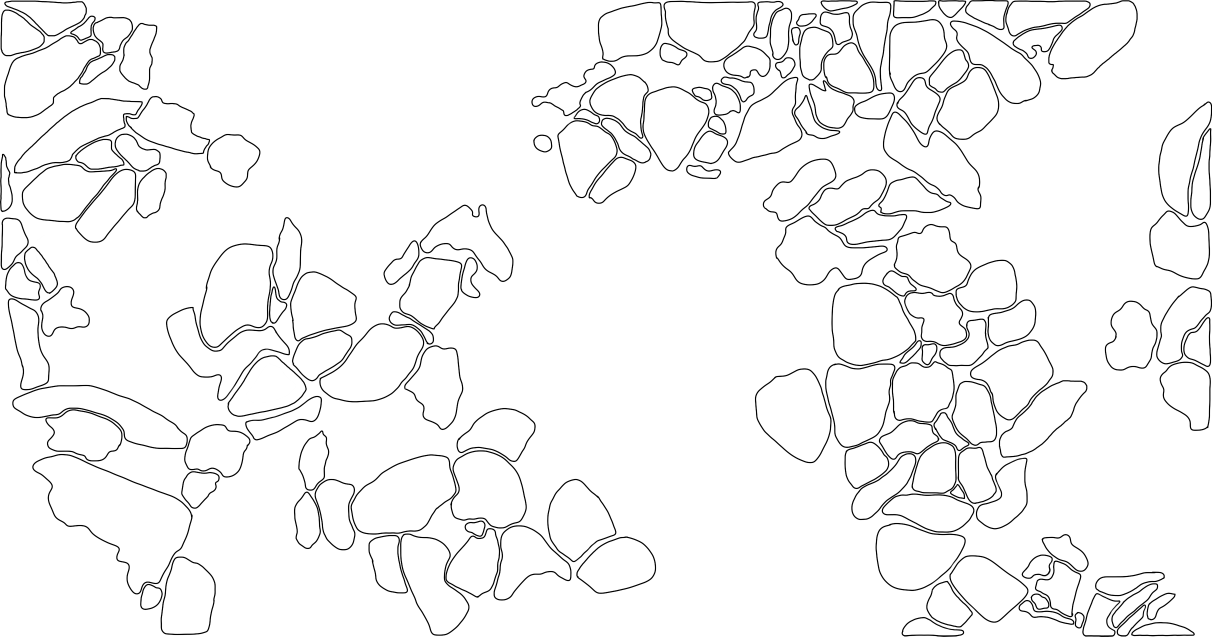
#> input picture 8_SARAH_HAROUMI_contours_3.png, 3636 x 1910 px, found by its file name (shown at 1/3 size)
$ jupyter execute --allow-errors Code_Portrait_salivaire.ipynb   (shell and % lines are left out)
#> lines starting #> are read from the running program, lines starting #| are printed output that depends on the picture; after the words box and inside, x2 and y2 are one past the last pixel; in counts of white or black regions, pixels touching at a corner belong together
# 🎼 **Bio-Data Music Portrait – Translating saliva into Music** 🎶

🔬 **A data-driven approach to composing music from biological signals**

This notebook explores how saliva-related biomarkers data can be transformed into musical elements through structured analysis. The project aims to create a **data-driven musical portrait** by mapping biological variations to pitch, rhythm, and dynamics.

## **✨ What does this notebook do?**
✅ **Processes biological (saliva) data** to extract meaningful patterns
✅ **Maps numerical values to musical parameters** (pitch, duration, intensity)
✅ **Creates musical scores based on biometrics**
✅ **Exports compositions in MusicXML & MIDI formats** for further arrangement
✅ **Visualizes patterns in biological data and their correlation with musical structure**  🎶

## 📚 Importing libraries
This section loads the necessary Python libraries for data analysis, visualization, and music generation.

[cell 1]
from google.colab import drive
drive.mount('/content/drive')

## 👩‍🔬 Identifying Cell contours in the image
We extract and analyze the contours of the image to generate musical patterns.

[cell 2]
import cv2
import numpy as np
import matplotlib.pyplot as plt
from skimage import io
import random
from google.colab.patches import cv2_imshow

contour_image_path = '/content/drive/MyDrive/Portrait_salivaire/8_SARAH_HAROUMI_contours_3.png'

contour_image = io.imread(contour_image_path)
#> contour_image is the input picture: shape (1910, 3636, 4); mean R, G, B, A 244.9, 244.9, 244.9, 255

gray_contour_image = cv2.cvtColor(contour_image, cv2.COLOR_RGB2GRAY)

_, binary_image = cv2.threshold(gray_contour_image, 127, 255, cv2.THRESH_BINARY_INV)
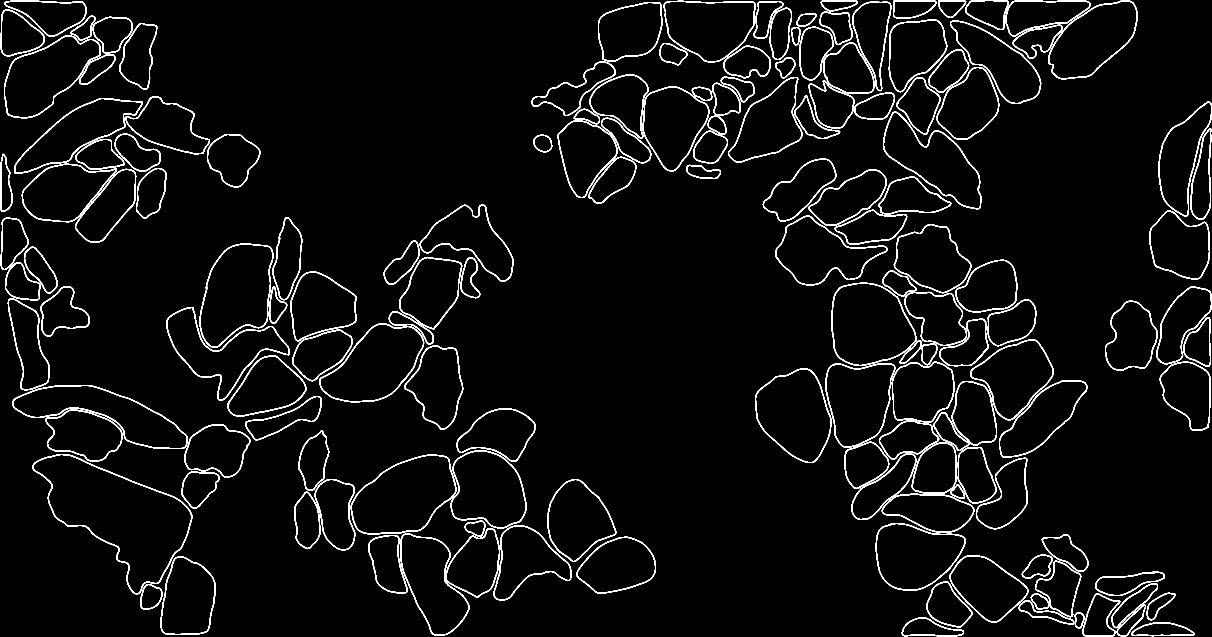
#> binary_image: shape (1910, 3636) (shown at 1/3 size); 3.9% white; 151 white regions

contours, _ = cv2.findContours(binary_image, cv2.RETR_EXTERNAL, cv2.CHAIN_APPROX_SIMPLE)
#> contours = 151 contours; largest, box (x1, y1, x2, y2) and area: (97, 1362, 578, 1783) 97274, (1052, 1363, 1370, 1604) 53100, (598, 730, 820, 1044) 49760, (2494, 848, 2749, 1098) 49282, (958, 970, 1273, 1207) 46306

image_with_contours = np.zeros_like(contour_image)

for contour in contours:
    color = [random.randint(0, 255) for _ in range(3)]
    cv2.drawContours(image_with_contours, [contour], -1, color, -1)
#> this loop made 151 passes
#> color on passes 1 to 3: [197, 215, 20], [132, 248, 207], [155, 244, 183]

output_image_path = '/content/drive/MyDrive/Portrait_salivaire/8_SARAH_HAROUMI_colored_contours_5.png'
cv2.imwrite(output_image_path, cv2.cvtColor(image_with_contours, cv2.COLOR_RGB2BGR))
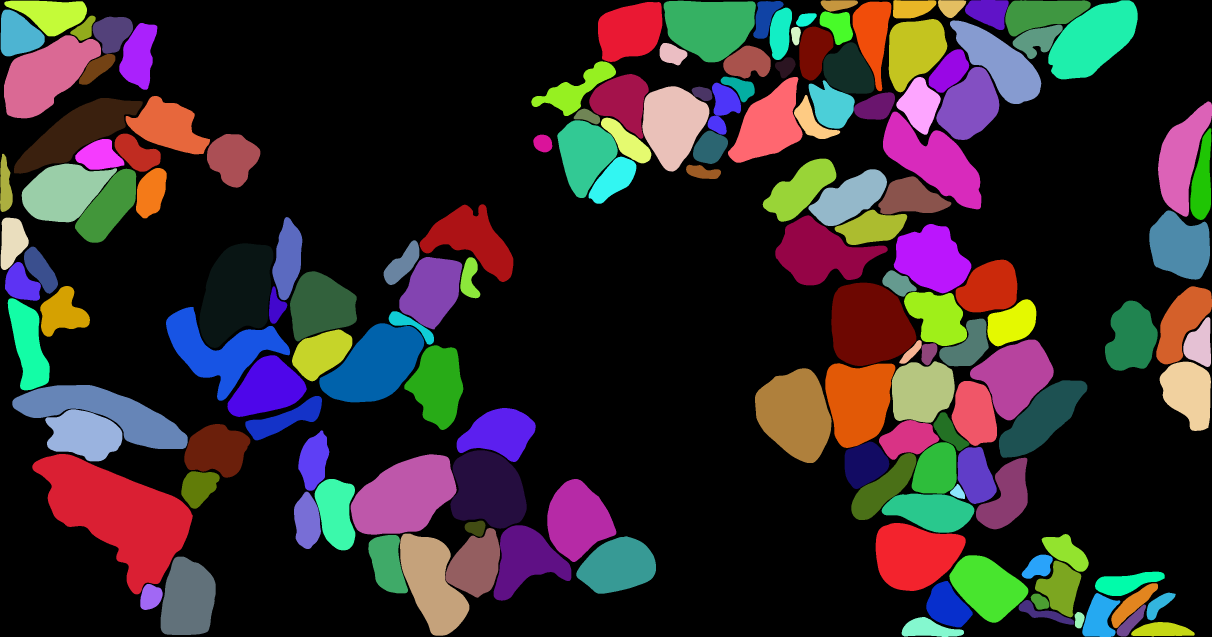
#> saved as 8_SARAH_HAROUMI_colored_contours_5.png: shape (1910, 3636, 3) (shown at 1/3 size); mean B, G, R 44.9, 43.5, 51.6

cv2_imshow(cv2.cvtColor(image_with_contours, cv2.COLOR_RGB2BGR))

## 🔍 Extracting and sorting contour data
We analyze the contours in the image and sort them for further processing.

[cell 3]
import cv2
import numpy as np
import matplotlib.pyplot as plt
from skimage import io
import csv

contour_image_path = '/content/drive/MyDrive/Portrait_salivaire/8_SARAH_HAROUMI_contours_3.png'

contour_image = io.imread(contour_image_path)

gray_contour_image = cv2.cvtColor(contour_image, cv2.COLOR_RGB2GRAY)

_, binary_image = cv2.threshold(gray_contour_image, 127, 255, cv2.THRESH_BINARY_INV)

contours, _ = cv2.findContours(binary_image, cv2.RETR_EXTERNAL, cv2.CHAIN_APPROX_SIMPLE)

image_height = binary_image.shape[0]
#> image_height = 1910

bounding_boxes = [cv2.boundingRect(c) for c in contours]
#> bounding_boxes = 151 items, first 6: (3393, 1866, 191, 43), (2705, 1851, 187, 59), (3224, 1836, 30, 49), (3350, 1813, 88, 96), (3056, 1800, 167, 74), (3092, 1781, 56, 48)
contours = [contour for _, contour in sorted(zip(bounding_boxes, contours), key=lambda x: x[0][0])]

data = []

image_with_contours = cv2.cvtColor(binary_image, cv2.COLOR_GRAY2RGB)
#> image_with_contours: shape (1910, 3636, 3); 3.9% white; 151 white regions, largest, box (x1, y1, x2, y2) and area: (97, 1362, 578, 1783) 4993, (37, 1155, 563, 1347) 4138, (498, 921, 870, 1202) 4065
for i, contour in enumerate(contours):
    cv2.drawContours(image_with_contours, [contour], -1, (0, 255, 0), 2)
    x, y, w, h = cv2.boundingRect(contour)
    cx, cy = x + w // 2, y + h // 2
    cy_flipped = image_height - cy
    area = cv2.contourArea(contour)
    data.append([i + 1, cy_flipped, cx, area])
    cv2.putText(image_with_contours, str(i + 1), (cx, cy), cv2.FONT_HERSHEY_SIMPLEX, 1.0, (255, 0, 0), 2)
#> this loop made 151 passes
#> (x, y, w, h, cx, cy, cy_flipped, area) on passes 1 to 3: (0, 461, 38, 175, 19, 548, 1362, 4478.5), (2, 653, 84, 157, 44, 731, 1179, 8990), (2, 29, 132, 140, 68, 99, 1811, 12814)
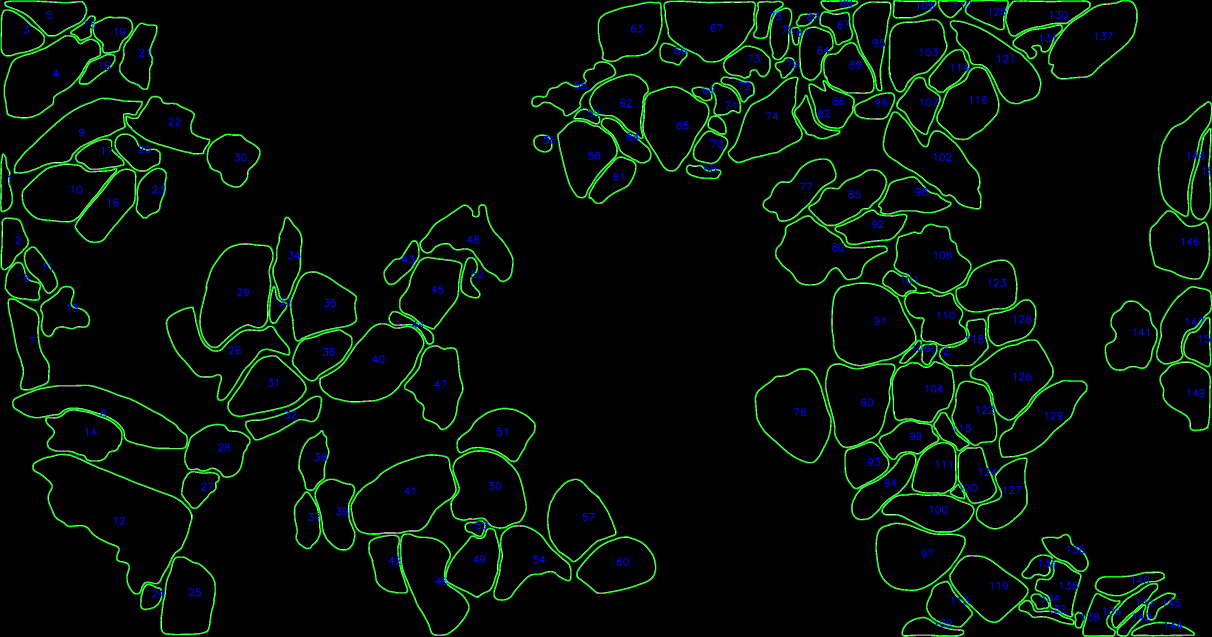
#> image_with_contours: shape (1910, 3636, 3) (shown at 1/3 size); mean B, G, R 5.4, 13.5, 3.6
#> after the loop, data = 151 items, first 6: [1, 1362, 19, 4478.5], [2, 1179, 44, 8990], [3, 1811, 68, 12814], [4, 1680, 157, 42001], [5, 1855, 137, 15790], [6, 1066, 69, 7987]

plt.figure(figsize=(15, 15))
plt.imshow(image_with_contours)
plt.axis('off')
plt.show()

output_image_path = '/content/drive/MyDrive/Portrait_salivaire/8_SARAH_HAROUMI_contours_numbered_5.png'
cv2.imwrite(output_image_path, cv2.cvtColor(image_with_contours, cv2.COLOR_RGB2BGR))
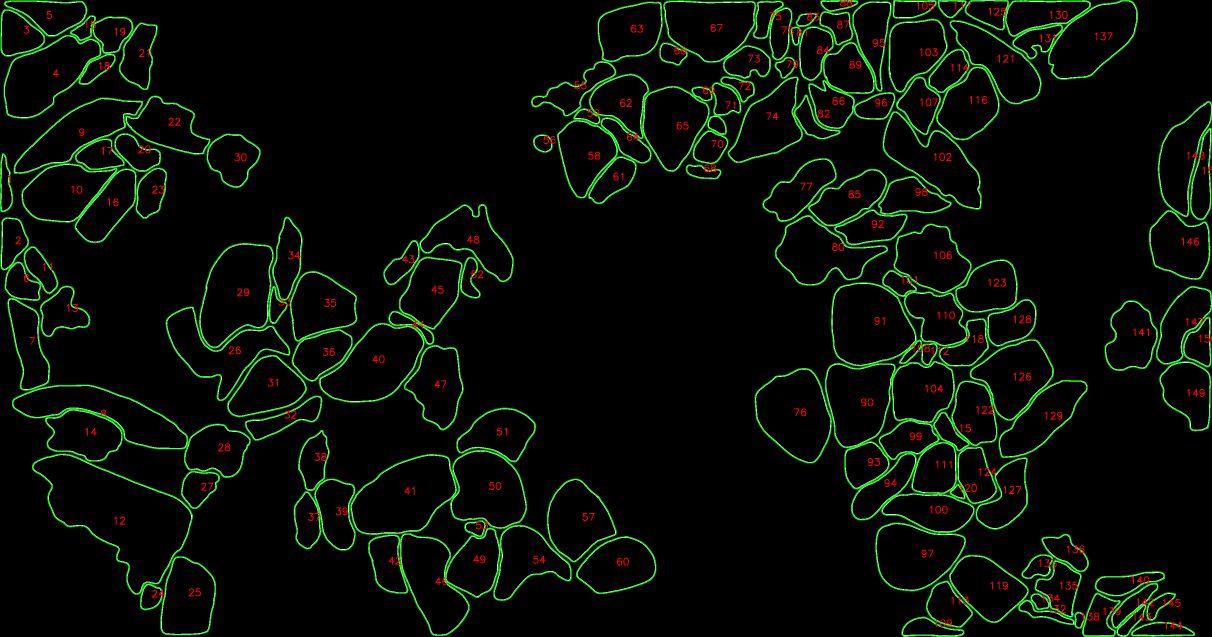
#> saved as 8_SARAH_HAROUMI_contours_numbered_5.png: shape (1910, 3636, 3) (shown at 1/3 size); mean B, G, R 3.6, 13.5, 5.4

output_csv_path = '/content/drive/MyDrive/Portrait_salivaire/8_SARAH_HAROUMI_contours_data_5.csv'
with open(output_csv_path, mode='w', newline='') as file:
    writer = csv.writer(file)
    writer.writerow(["Number", "Position_Y", "Position_X", "Surface_pixels"])
    writer.writerows(data)

print(f'We have founded {len(contours)} contours.')
#| We have founded 151 contours.
print(f'Data was saved in {output_csv_path}')

[cell 4]
import cv2
import numpy as np
import csv
from skimage import io

original_image_path = '/content/drive/MyDrive/Portrait_salivaire/8_SARAH_HAROUMI.jpg'
contour_image_path = '/content/drive/MyDrive/Portrait_salivaire/8_SARAH_HAROUMI_contours_3.png'

#> (the rest of this cell did not finish here and is left out)

## 🎨 Assigning colors to contours
Using color classification, we assign colors to the contours to influence musical parameters.

[cell 5]
import csv
from scipy.spatial import KDTree

COLOR_NAMES = [
    ("black", (0, 0, 0)),
    ("white", (255, 255, 255)),
    ("red", (255, 0, 0)),
    ("lime", (0, 255, 0)),
    ("blue", (0, 0, 255)),
    ("yellow", (255, 255, 0)),
    ("cyan", (0, 255, 255)),
    ("magenta", (255, 0, 255)),
    ("silver", (192, 192, 192)),
    ("gray", (128, 128, 128)),
    ("maroon", (128, 0, 0)),
    ("olive", (128, 128, 0)),
    ("green", (0, 128, 0)),
    ("purple", (128, 0, 128)),
    ("teal", (0, 128, 128)),
    ("navy", (0, 0, 128)),
    ("orange", (255, 165, 0)),
    ("pink", (255, 192, 203)),
    ("brown", (165, 42, 42)),
    ("beige", (245, 245, 220)),
    ("chocolate", (210, 105, 30)),
    ("gold", (255, 215, 0)),
    ("darkred", (139, 0, 0)),
    ("darkgreen", (0, 100, 0)),
    ("darkblue", (0, 0, 139)),
    ("violet", (238, 130, 238)),
    ("indigo", (75, 0, 130)),
    ("coral", (255, 127, 80)),
    ("salmon", (250, 128, 114)),
    ("khaki", (240, 230, 140)),
    ("orchid", (218, 112, 214)),
    ("plum", (221, 160, 221)),
    ("gainsboro", (220, 220, 220)),
    ("peru", (205, 133, 63))
]


color_names = [color[0] for color in COLOR_NAMES]
#> color_names = 34 items, first 6: 'black', 'white', 'red', 'lime', 'blue', 'yellow'
color_values = [color[1] for color in COLOR_NAMES]
#> color_values = 34 items, first 6: (0, 0, 0), (255, 255, 255), (255, 0, 0), (0, 255, 0), (0, 0, 255), (255, 255, 0)
kdtree = KDTree(color_values)

def get_closest_color_name(rgb_color):
    _, idx = kdtree.query(rgb_color)
    return color_names[idx]


input_csv_path = '/content/drive/MyDrive/Portrait_salivaire/8_SARAH_HAROUMI_contours_colors_luminosity_5.csv'
data = []

#> (the rest of this cell did not finish here and is left out)
